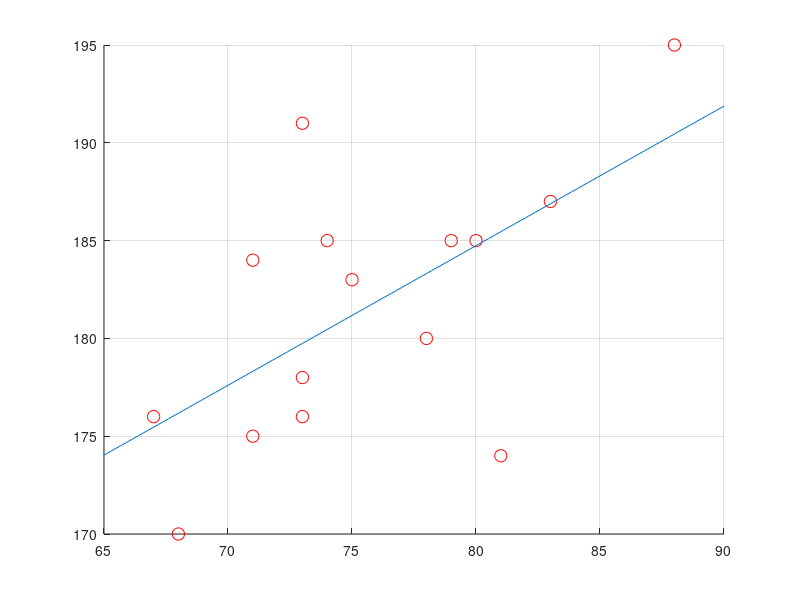

The MATLAB script that drew this image:
%% 使用ML的梯度下降法迭代计算参数
clear all;
clc;

x = [75, 71, 83, 74, 73, 67, 79, 73, 88, 80, 81, 78, 73, 68, 71]';
y = [183, 175, 187, 185, 176, 176, 185, 191, 195 ,185, 174, 180, 178, 170, 184]';

%% 解析解
X =[ones(15, 1), x]; %生成x的转置扩充数据

X_T = transpose(X);  %转置
a_start = inv(X_T * X)*X_T*y; % inv计算矩阵的拟，得到线性估计的参数a和b，这里是解析解

x_draw = 65:0.1:90;
scatter(X(:, 2), y, 80, "r");   % 原始数据的散点图
hold on;
plot(x_draw, a_start(2)*x_draw+a_start(1)); % 解析解的线性回归结果
grid on;

%% 梯度下降回归解
%     1、定义参数，初始化矩阵
 %    2、while 循环 y = y - lr * x'
 ab_start = [100 ; 2];   % 设置一个初始值
 
 % 学习率
 learning_reate = 0.00002; 
 %learning_reate = [0.001 0; 0 0.00001]; % 使用二阶学习率适应原始数据的倍率
    
 % 迭代
 for i = 1:100000
       ab_start = ab_start - learning_reate * X_T *( -y +X* ab_start);  % 计算代价函数对参数矩阵的梯度，用原参数减学习率乘梯度
 end
 